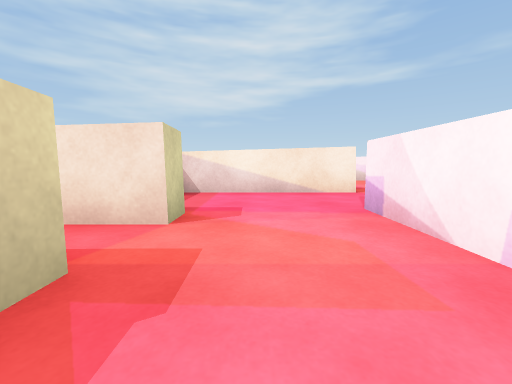
view 1 (above)

20 first-person views from a walk through a scene from a Unity 3-D project. The camera is 0.57 m above the floor, tilts 6° down and sees 90° across. The floor is counted in squares, 1 m on a side. Each view is taken from the middle of a square. On the plan, view 1 faces up. The plan holds only what a view shows up to about 9 squares ahead; the rest is blank. The place goes on beyond the plan. The player character is not drawn. Surface patterns are stand-ins for the level's own textures.

view 2
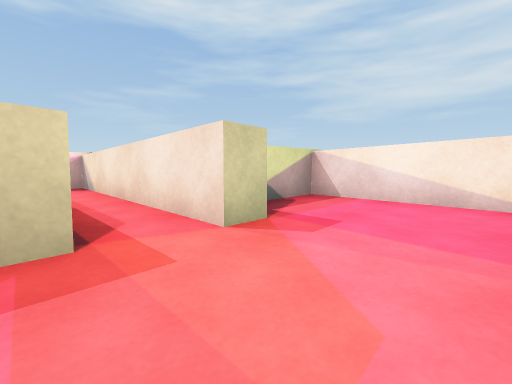

view 3
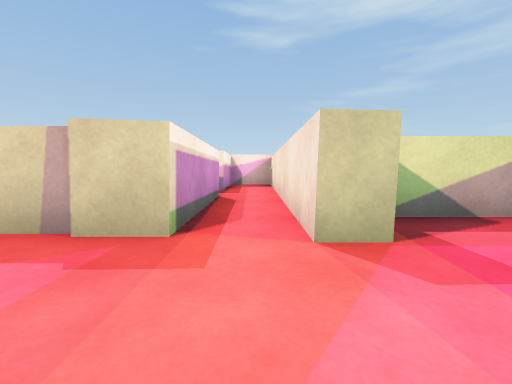

view 4
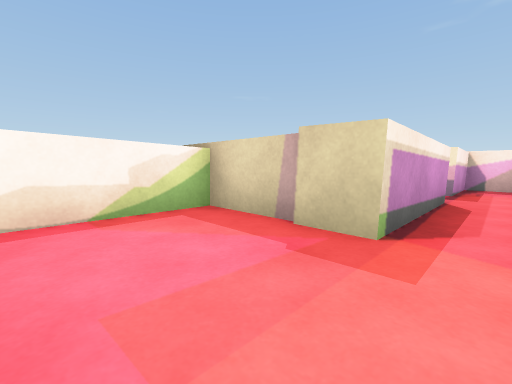

view 5
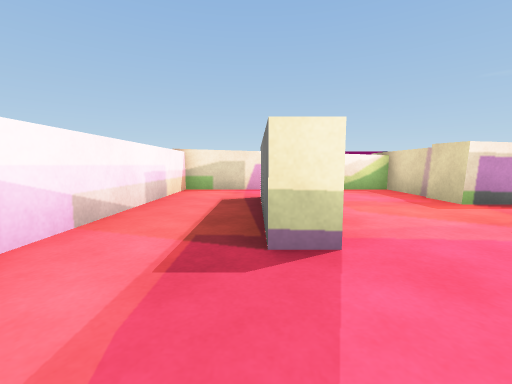

view 6
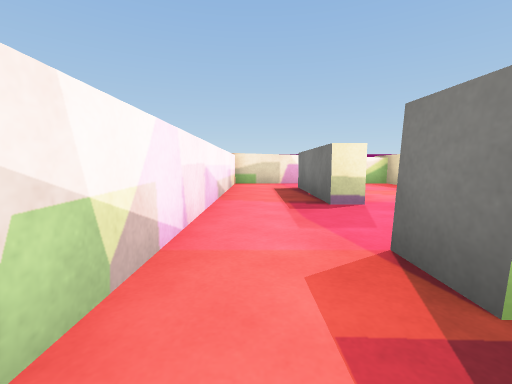

view 7
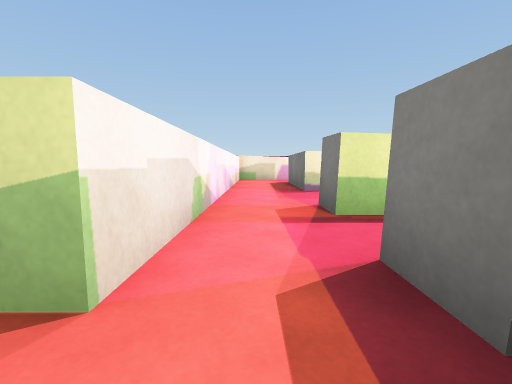

view 8
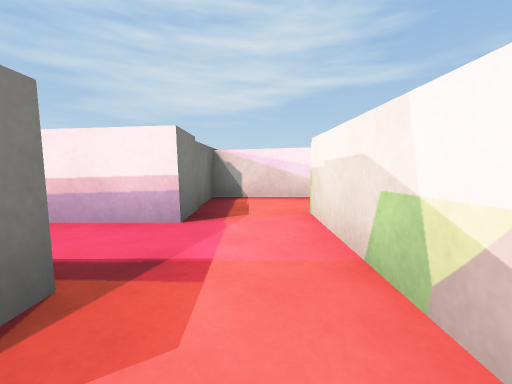

view 9
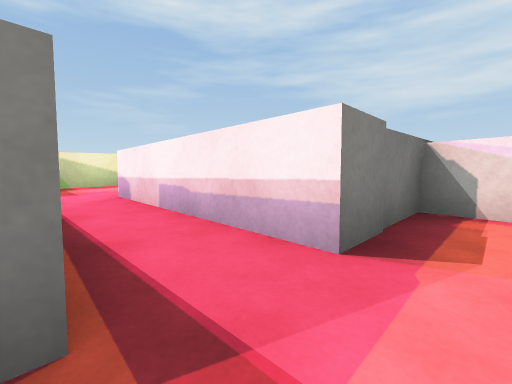

view 10
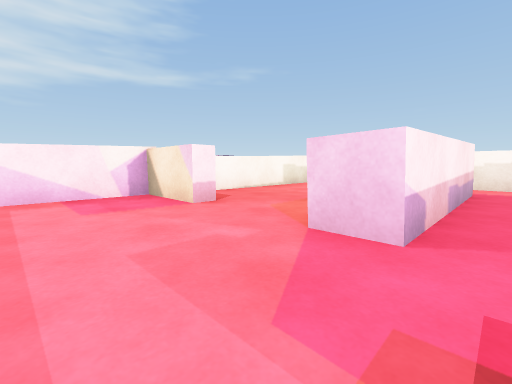

view 11
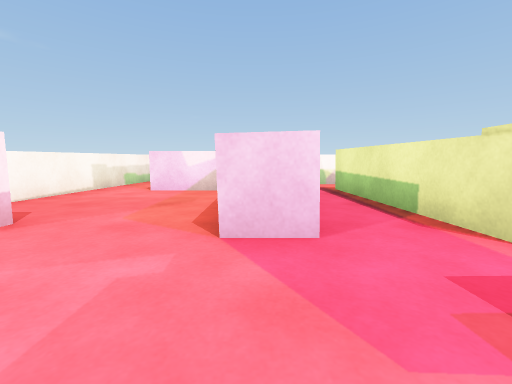

view 12
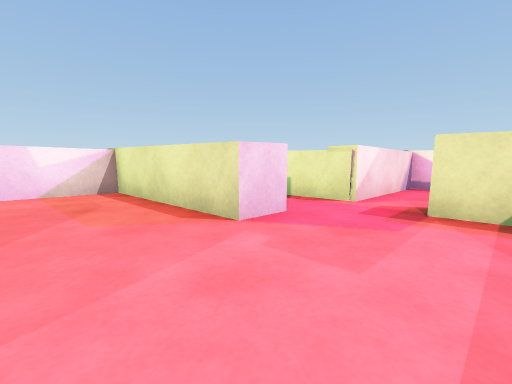

view 13
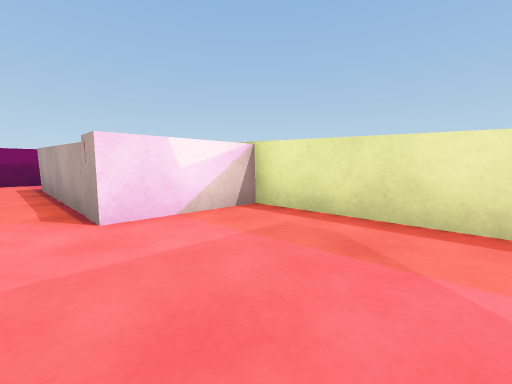

view 14
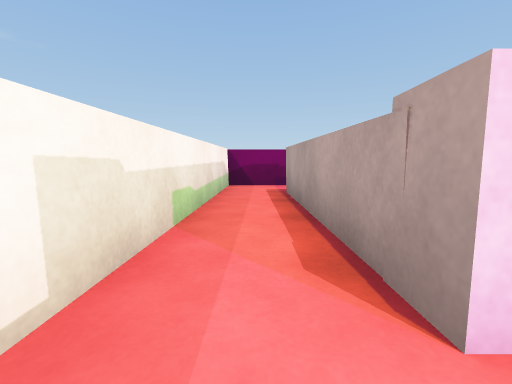

view 15
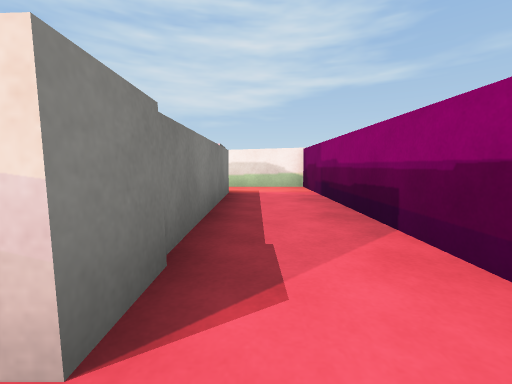

view 16
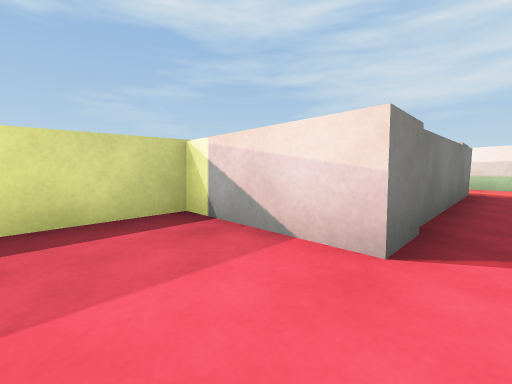

view 17
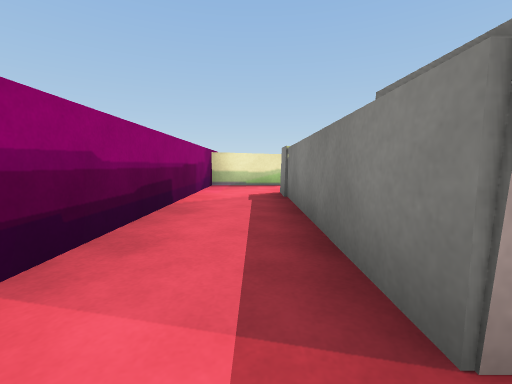

view 18
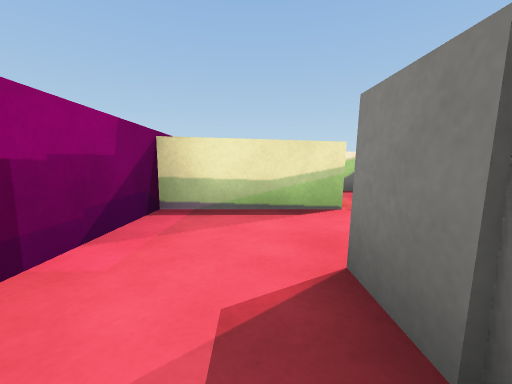

view 19
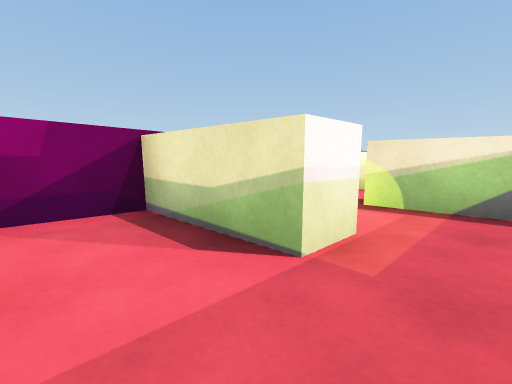

view 20
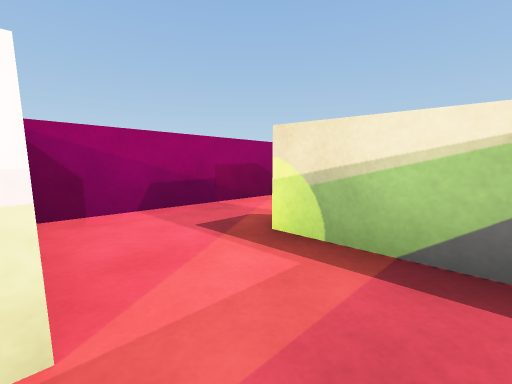

### Floor plan
Points are (right, up) in squares from view 1. A wall is a line through its corners. A room is listed if a view was taken in it or the views show most of it. See-through windows are left out.
Room 1 (view 1)
walls: (-1, 1.3) (-1, -1) (1.4, -1)
ways out: opening at (0.5, 1) to room 2; opening at (2, 0) to room 3
Room 2 (views 2, 3, 4)
walls: (-0.9, 2.4) (-6.5, 2.4) (-6.5, 1.3) (-4.7, 1.3); (-3.7, 1.3) (-1, 1.3); (1.4, 1.4) (1.4, 3.3)
ways out: opening at (0.5, 1) to room 1; opening at (0.5, 3) to room 9; opening at (-4, 1)
Room 3 (views 5, 8)
walls: (1.4, 3.3) (1.9, 3.3) (1.9, 0.4); (1.4, -1) (3.6, -1) (3.6, 5.4)
ways out: opening at (2, 0) to room 1; opening at (3, 6) to room 4; opening at (2, 4.5) to room 9
Room 4 (views 6, 9, 10)
walls: (2.4, 7.5) (-2, 7.5); (-2.3, 6.1) (2.1, 6.1) (2.1, 5.3); (3.6, 5.4) (3.6, 8.1); (-4.1, 6.6) (-3.2, 6.6)
ways out: opening at (3, 6) to room 3; opening at (3, 8) to room 5; opening at (-3.5, 8) to room 6; opening at (-3, 6)
Room 5 (view 7)
walls: (4, 9.6) (2.1, 9.6) (2.1, 7.4)
ways out: opening at (3, 8) to room 4; opening at (4, 9)
Room 6 (views 11, 12, 13, 14)
walls: (-1.5, 10.4) (-2, 10.4) (-2, 12) (-4.1, 12); (-2, 7.5) (-2, 8.3) (1.7, 8.3) (1.7, 10.4) (6.5, 10.4); (-4.7, 8.4) (-4.7, 7); (6.5, 11.8) (-0.6, 11.8)
ways out: opening at (-3.5, 8) to room 4; opening at (7, 11) to room 7
Room 7 (views 15, 16, 17, 18)
walls: (6.5, 10.4) (6.5, 5.6) (5.6, 5.6); (5.9, 3.7) (8.2, 3.7) (8.2, 11.8) (6.5, 11.8)
ways out: opening at (7, 11) to room 6; opening at (6, 4.5) to room 8
Room 8 (views 19, 20)
walls: (5.9, 2.9) (5.9, 3.7); (5.6, 5.6) (4.2, 5.6) (4.2, 3.9)
ways out: opening at (6, 4.5) to room 7; opening at (5, 3) to room 10
Room 9 (no view inside)
walls: (-0.9, 3.1) (-0.9, 2.4); (2.1, 5.3) (-1.8, 5.3) (-1.8, 3.5)
ways out: opening at (0.5, 3) to room 2; opening at (2, 4.5) to room 3
Room 10 (no view inside)
walls: (4.8, 1.3) (6.5, 1.3)
ways out: opening at (5, 3) to room 8; opening at (6, 2) to room 11
Room 11 (no view inside)
walls: (8.2, 0.4) (8.2, 2.9)
ways out: opening at (6, 2) to room 10; opening at (7, 1) to room 12
Room 12 (no view inside)
walls: (8.2, -0.8) (8.2, 0.4)
ways out: opening at (7, 1) to room 11

Positions as (right, up) in squares from view 1, and headings:
1: (0, 0), facing up
2: (1, 1), facing up-left
3: (1, 2), facing left
4: (1, 2), facing down-left
5: (2, 5), facing down
6: (3, 7), facing down
7: (3, 9), facing down
8: (3, 5), facing up
9: (3, 6), facing up-left
10: (-4, 7), facing up-right
11: (-4, 8), facing right
12: (-4, 10), facing down-right
13: (-1, 11), facing down-right
14: (1, 11), facing right
15: (7, 5), facing up
16: (7, 4), facing up-left
17: (7, 11), facing down
18: (7, 7), facing down
19: (5, 5), facing down-right
20: (5, 3), facing down-right
